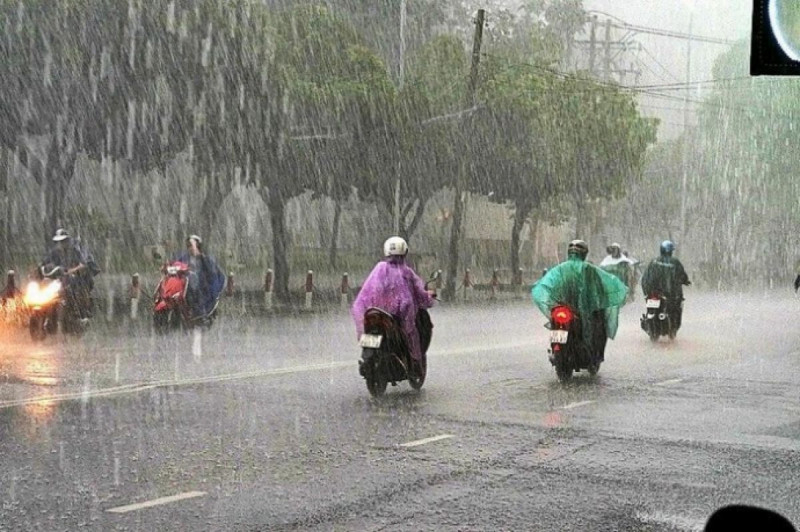
#> input picture Test5.png, 800 x 532 px
$ python main.py
#> lines starting #> are read from the running program, lines starting #| are printed output that depends on the picture; after the words box and inside, x2 and y2 are one past the last pixel; in counts of white or black regions, pixels touching at a corner belong together
import cv2                                      #nhap vao thu vien cv2
import numpy as np                              #nhan numpy duoi dang np
img = cv2.imread('Test5.png')                   #doc vao hinh anh
#> img is the input picture: shape (532, 800, 3); mean B, G, R 131.5, 138.2, 138.4
gray = cv2.cvtColor(img, cv2.COLOR_BGR2GRAY)    #chuyen doi hinh anh thanh hinh anh co tham do xam de giam do phuc tap khi su dung filter Canny
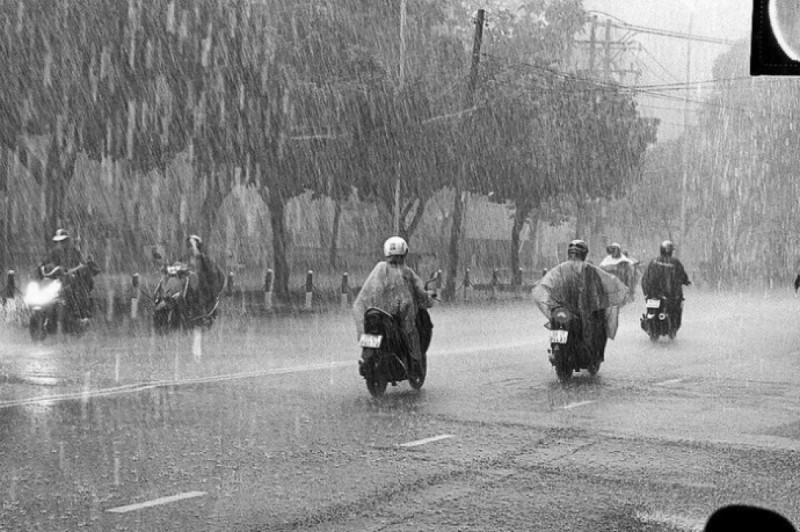
#> gray: shape (532, 800); min 0, max 255, mean 137.5
l_th = 200                                      #low threshold cua filter Canny
u_th = l_th + 100                               #high threshold cua filter Canny
edges = cv2.Canny(gray, l_th, u_th, apertureSize=3)  # filter phat hien canh
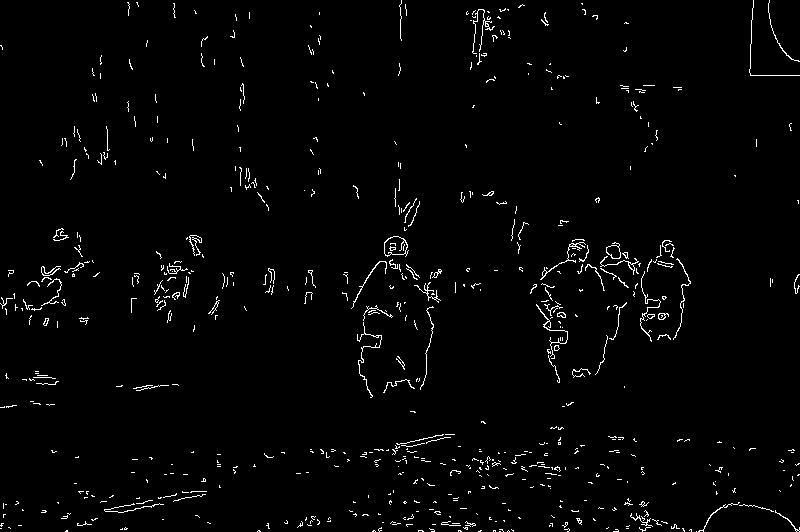
#> edges: shape (532, 800); 1.9% white in thin lines or dots
# cv2.imshow('ed', edges)
# cv2.waitKey(0)
lines = cv2.HoughLines(edges, 1, np.pi / 180, 87) # thuat toan Hough Line Transform
#> lines = [[520, 1.36]]
if lines is not None:
    for line in lines:
        rho,theta = line[0]
        a = np.cos(theta)
        b = np.sin(theta)
        x0 = a * rho
        y0 = b * rho
        # x1 stores the rounded off value of (r * cos(theta) - 1000 * sin(theta))
        x1 = int(x0 + 1000 * (-b))
        # y1 stores the rounded off value of (r * sin(theta) + 1000 * cos(theta))
        y1 = int(y0 + 1000 * a)
        # x2 stores the rounded off value of (r * cos(theta) + 1000 * sin(theta))
        x2 = int(x0 - 1000 * (-b))
        # y2 stores the rounded off value of (r * sin(theta) - 1000 * cos(theta))
        y2 = int(y0 - 1000 * a)
        cv2.line(img, (x1,y1), (x2,y2), (0, 0, 255), 2) #vector dau ra voi hai phan tu r, theta
#> this loop made 1 pass
#> (rho, theta, a, b, x0, y0, x1, y1) on pass 1: (520, 1.36, 0.208, 0.978, 108.1, 508.6, -870, 716)
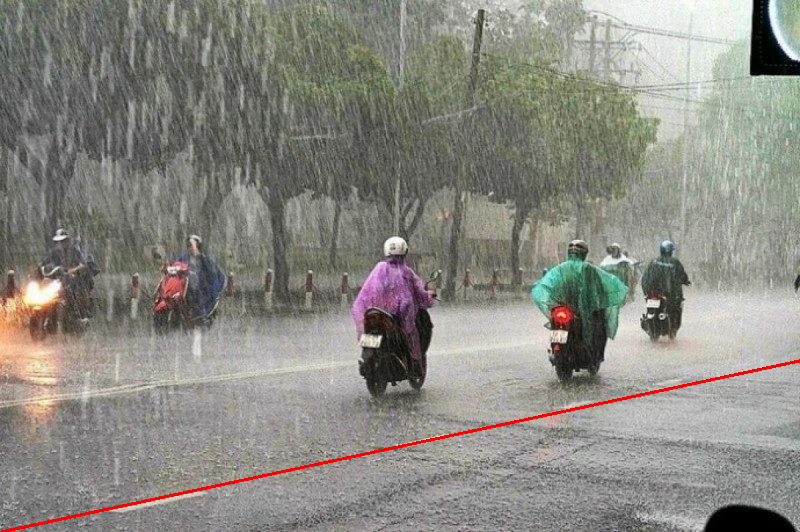
#> img: shape (532, 800, 3); 0.58% of pixels changed, all inside (x1, y1, x2, y2) = (0, 359, 800, 532)

cv2.imshow('image', img)    #show ket qua la hinh anh voi cac duong thang
k = cv2.waitKey(0)
#> (key Esc is pressed here)
cv2.destroyAllWindows()

$ run again, with sudoku.png copied over Test5.png
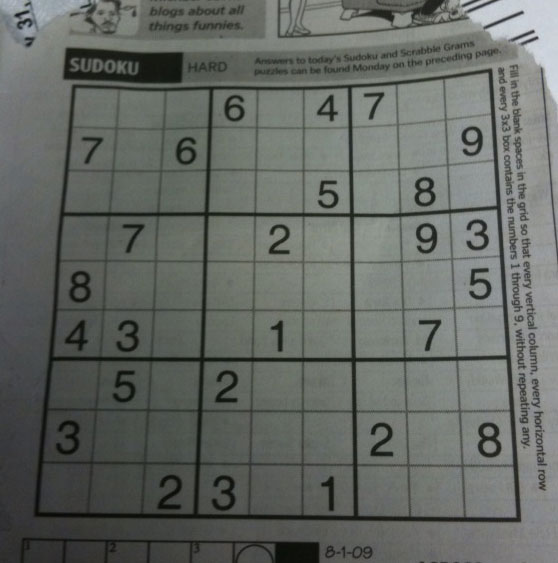
#> input picture sudoku.png, 558 x 563 px
#> img is the input picture: shape (563, 558, 3); mean B, G, R 99.5, 104.1, 100
#> `edges = cv2.Canny(gray, l_th, u_th, apertureSize=3)`:
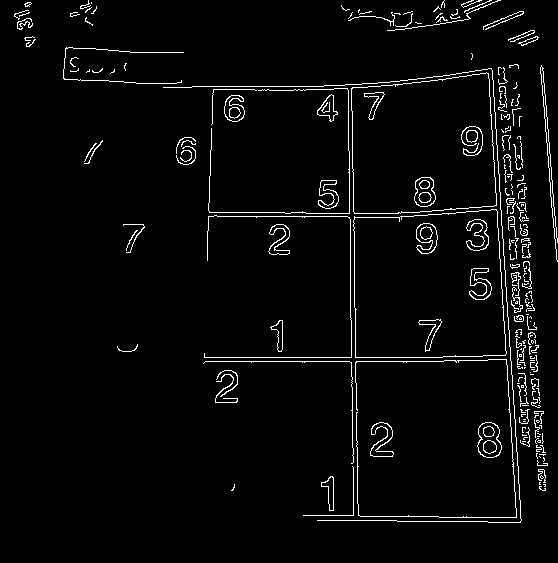
#> edges: shape (563, 558); 3.4% white in thin lines or dots
#> lines = 101 rows, first 8: [-349, 3.12], [357, 1.57], [361, 1.57], [-484, 3.07], [-345, 3.12], [-497, 3.07], [-491, 3.07], [-480, 3.07]
#> the loop `for line in lines:` made 101 passes
#> (rho, theta, a, b, x0, y0, x1, y1) on passes 1 to 8: (-349, 3.12, -1, 0.0175, 348.9, -6.09, 331, -1005), (357, 1.57, -4.37e-08, 1, -1.56e-05, 357, -1000, 356), (361, 1.57, -4.37e-08, 1, -1.58e-05, 361, -1000, 360), (-484, 3.07, -0.998, 0.0698, 482.8, -33.76, 413, -1031), (-345, 3.12, -1, 0.0175, 344.9, -6.02, 327, -1005), (-497, 3.07, -0.998, 0.0698, 495.8, -34.67, 426, -1032), (-491, 3.07, -0.998, 0.0698, 489.8, -34.25, 420, -1031), (-480, 3.07, -0.998, 0.0698, 478.8, -33.48, 409, -1031)
#> after the loop `for line in lines:`:
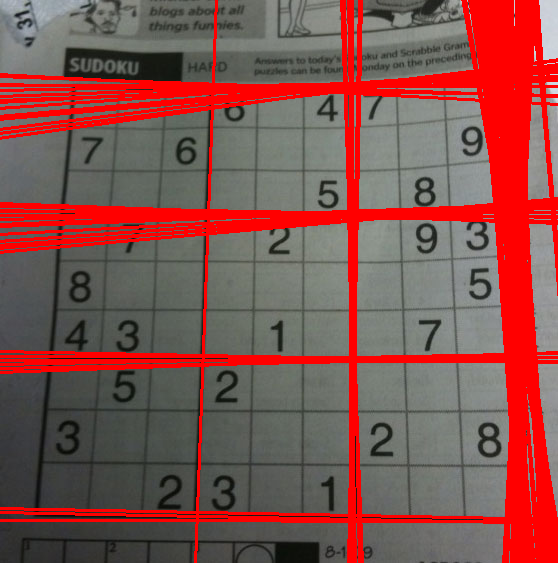
#> img: shape (563, 558, 3); mean B, G, R 77.5, 81.3, 132.5
